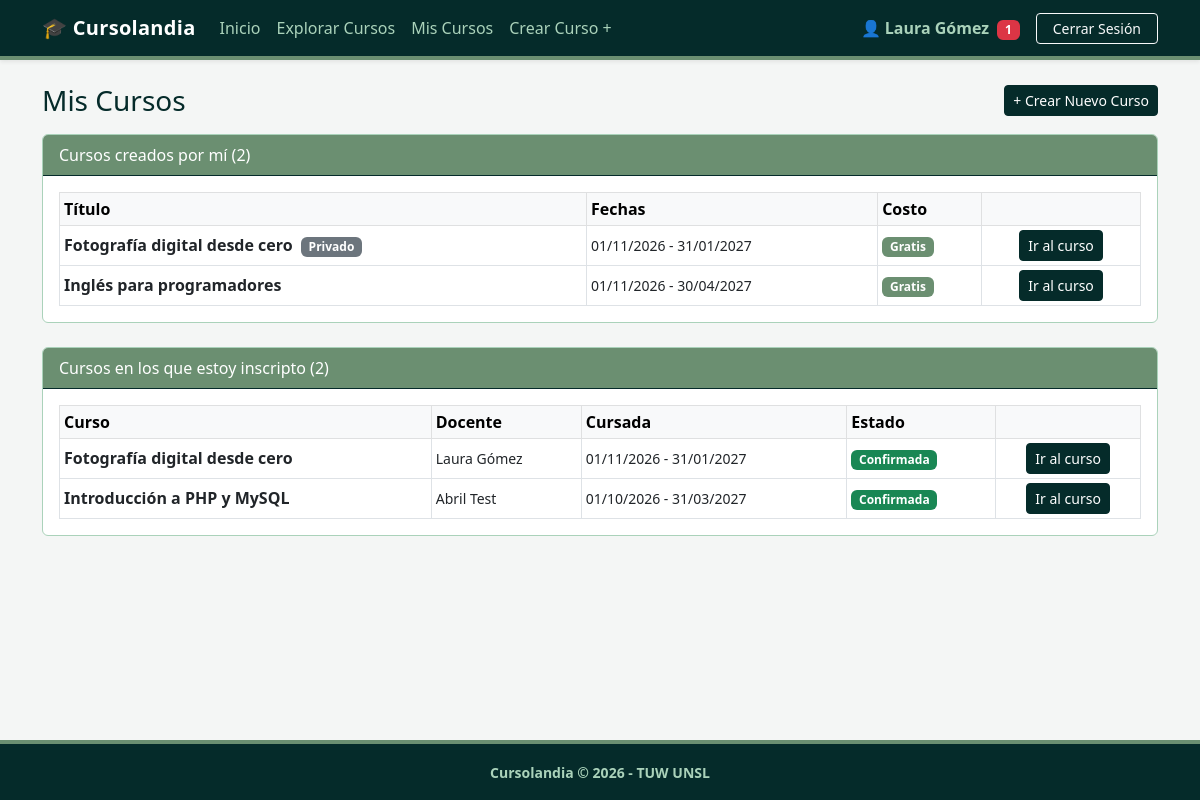
The app's page /index.php?action=mis_cursos (signed in) with its own data.
### tables this page shows
CREATE TABLE `cursos` (
  `id` int(10) UNSIGNED NOT NULL,
  `creador_id` int(10) UNSIGNED NOT NULL,
  `titulo` varchar(150) NOT NULL,
  `descripcion` text NOT NULL,
  `costo` decimal(10,2) NOT NULL DEFAULT 0.00,
  `cupo` smallint(5) UNSIGNED DEFAULT NULL,
  `es_publico` tinyint(1) NOT NULL DEFAULT 1,
  `fecha_inicio` date NOT NULL,
  `fecha_fin` date NOT NULL,
  `fecha_creacion` datetime NOT NULL DEFAULT current_timestamp()
);

CREATE TABLE `inscripciones` (
  `id` int(10) UNSIGNED NOT NULL,
  `curso_id` int(10) UNSIGNED NOT NULL,
  `usuario_id` int(10) UNSIGNED NOT NULL,
  `estado` enum('pendiente','confirmada','rechazada') NOT NULL DEFAULT 'confirmada',
  `fecha_inscripcion` datetime NOT NULL DEFAULT current_timestamp()
);

CREATE TABLE `usuarios` (
  `id` int(10) UNSIGNED NOT NULL,
  `rol_id` tinyint(3) UNSIGNED NOT NULL DEFAULT 1,
  `plan_id` tinyint(3) UNSIGNED NOT NULL DEFAULT 1,
  `nombre` varchar(100) NOT NULL,
  `apellido` varchar(100) NOT NULL,
  `email` varchar(150) NOT NULL,
  `password_hash` varchar(255) NOT NULL,
  `antecedentes` text DEFAULT NULL,
  `imagen_perfil` varchar(255) DEFAULT NULL,
  `fecha_registro` datetime NOT NULL DEFAULT current_timestamp(),
  `plan_vence_en` date DEFAULT NULL
);

### app/controllers/PerfilController.php (called while the page is built, shortened)
<?php
require_once __DIR__ . '/../models/Curso.php';
require_once __DIR__ . '/../models/Inscripcion.php';
class PerfilController {
    public static function misCursos() {
        $usuarioId = $_SESSION['usuario_id'];
        $cursosCreados   = Curso::obtenerCursosCreados($usuarioId);
        $cursosInscripto = Inscripcion::obtenerCursosPorAlumno($usuarioId);
        require_once __DIR__ . '/../views/cursos/mis_cursos.php';
    }
}
?>

### app/models/Curso.php (called while the page is built, shortened)
<?php
class Curso {
    public static function obtenerCursosCreados($usuarioId) {
        $db = conectar();
        $sql = "SELECT c.* FROM cursos c WHERE c.creador_id = ? Order BY c.fecha_creacion DESC";
        $stmt = mysqli_prepare($db, $sql);
        mysqli_stmt_bind_param($stmt,"i", $usuarioId);
        mysqli_stmt_execute($stmt);
        $lista = mysqli_fetch_all(mysqli_stmt_get_result($stmt), MYSQLI_ASSOC);
        return $lista;
    }
}
?>

### app/models/Inscripcion.php (called while the page is built, shortened)
<?php
class Inscripcion {
    public static function obtenerCursosPorAlumno($usuarioId) {
        $db = conectar();
        $sql = "SELECT c.id, c.titulo, c.costo, c.fecha_inicio, c.fecha_fin, u.nombre AS creador_nombre,
                u.apellido AS creador_apellido, u.plan_id AS creador_plan, i.estado AS estado_inscripcion
                FROM inscripciones i JOIN cursos c ON i.curso_id = c.id JOIN usuarios u ON c.creador_id = u.id
                WHERE i.usuario_id = ?
                ORDER BY c.fecha_inicio DESC";
        $stmt = mysqli_prepare($db, $sql);
        mysqli_stmt_bind_param($stmt, "i", $usuarioId);
        mysqli_stmt_execute($stmt);
        $lista = mysqli_fetch_all(mysqli_stmt_get_result($stmt), MYSQLI_ASSOC);
        return $lista;
    }
}
?>

### app/views/cursos/mis_cursos.php (the view, shortened to what this page needs)
<?php
require_once __DIR__ . '/../layouts/header.php';
?>
<div class="d-flex justify-content-between align-items-center mb-3">
    <h3 class="text-evergreen mb-0">Mis Cursos</h3>
    <a href="index.php?action=crear_curso" class="btn btn-evergreen btn-sm">+ Crear Nuevo Curso</a>
</div>
<div class="card card-cursolandia mb-4">
    <div class="card-header card-header-cursolandia">
        Cursos creados por mí (<?= count($cursosCreados) ?>)
    </div>
    <div class="card-body">
        <?php if (empty($cursosCreados)): ?>
            <p class="text-muted mb-0">Aún no has creado ningún curso.</p>
        <?php else: ?>
            <div class="table-responsive">
                <table class="table table-bordered table-sm align-middle mb-0">
                    <thead class="table-light">
                        <tr>
                            <th>Título</th>
                            <th>Fechas</th>
                            <th>Costo</th>
                            <th></th>
                        </tr>
                    </thead>
                    <tbody>
                        <?php foreach ($cursosCreados as $c): ?>
                            <tr>
                                <td>
                                    <strong><?= htmlspecialchars($c['titulo']) ?></strong>
                                    <?php if ($c['es_publico'] == 0): ?>
                                        <span class="badge bg-secondary ms-1">Privado</span>
                                    <?php endif; ?>
                                </td>
                                <td class="small">
                                    <div>
                                        <?= date('d/m/Y', strtotime($c['fecha_inicio'])) ?> -
                                        <?= date('d/m/Y', strtotime($c['fecha_fin'])) ?>
                                    </div>
                                </td>
                                <td>
                                    <?= $c['costo'] > 0 ? '$ ' . number_format($c['costo'], 0, ',', '.') : '<span class="badge badge-gratis">Gratis</span>' ?>
                                </td>
                                <td class="text-center">
                                    <a href="index.php?action=detalle_curso&id=<?= $c['id'] ?>" class="btn btn-sm btn-evergreen">
                                        Ir al curso
                                    </a>
                                </td>
                            </tr>
                        <?php endforeach; ?>
                    </tbody>
                </table>
            </div>
        <?php endif; ?>
    </div>
</div>
<div class="card card-cursolandia mb-4">
    <div class="card-header card-header-cursolandia">
        Cursos en los que estoy inscripto (<?= count($cursosInscripto) ?>)
    </div>
    <div class="card-body">
        <?php if (empty($cursosInscripto)): ?>
            <p class="text-muted mb-0">
                Todavía no te inscribiste a ningún curso. <a href="index.php?action=catalogo" class="link-cursolandia">Explorar catálogo</a>
            </p>
        <?php else: ?>
            <div class="table-responsive">
                <table class="table table-bordered table-sm align-middle mb-0">
                    <thead class="table-light">
                        <tr>
                            <th>Curso</th>
                            <th>Docente</th>
                            <th>Cursada</th>
                            <th>Estado</th>
                            <th></th>
                        </tr>
                    </thead>
                    <tbody>
                        <?php foreach ($cursosInscripto as $ins): ?>
                            <tr>
                                <td><strong><?= htmlspecialchars($ins['titulo']) ?></strong></td>
                                <td class="small"><?= htmlspecialchars($ins['creador_nombre'] . ' ' . $ins['creador_apellido']) ?></td>
                                <td class="small">
                                    <?= date('d/m/Y', strtotime($ins['fecha_inicio'])) ?> - <?= date('d/m/Y', strtotime($ins['fecha_fin'])) ?>
                                </td>
                                <td>
                                    <?php if ($ins['estado_inscripcion'] === 'confirmada'): ?>
                                        <span class="badge bg-success">Confirmada</span>
                                    <?php elseif ($ins['estado_inscripcion'] === 'pendiente'): ?>
                                        <span class="badge bg-warning text-dark">Pendiente</span>
                                    <?php else: ?>
                                        <span class="badge bg-danger">Rechazada</span>
                                    <?php endif; ?>
                                </td>
                                <td class="text-center">
                                    <a href="index.php?action=detalle_curso&id=<?= $ins['id'] ?>" class="btn btn-sm btn-evergreen">
                                        Ir al curso
                                    </a>
                                </td>
                            </tr>
                        <?php endforeach; ?>
                    </tbody>
                </table>
            </div>
        <?php endif; ?>
    </div>
</div>
<?php require_once __DIR__ . '/../layouts/footer.php'; ?>

### public/css/style.css (style rules this page uses)
:root { --color-evergreen: #052B2A; --color-olive: #6B8F71; --color-celadon: #AAD2BA; --color-mint: #B9F5D8; --color-fondo: #F4F6F5; }
body.bg-cursolandia { background-color: var(--color-fondo); color: var(--color-evergreen); }
.btn-evergreen { background-color: var(--color-evergreen); border-color: var(--color-evergreen); color: #FFFFFF; transition: all 0.2s ease; }
.badge-gratis { background-color: var(--color-olive); color: #FFFFFF; }
.card-cursolandia { background-color: #FFFFFF; border: 1px solid var(--color-celadon); }
.card-header-cursolandia { background-color: var(--color-olive); color: #FFFFFF; border-bottom: 1px solid var(--color-evergreen); }
.text-evergreen { color: var(--color-evergreen) !important; }

### records on screen
cursos: titulo "Fotografía digital desde cero", es_publico "Privado", fecha_inicio "01/11/2026", fecha_fin "31/01/2027", costo "Gratis"
cursos: titulo "Inglés para programadores", fecha_inicio "01/11/2026", fecha_fin "30/04/2027", costo "Gratis"
inscripciones: curso.titulo "Fotografía digital desde cero", usuario.apellido "Laura Gómez", curso.fecha_inicio "01/11/2026", curso.fecha_fin "31/01/2027", estado "Confirmada"
inscripciones: curso.titulo "Introducción a PHP y MySQL", usuarios.nombre+apellido "Abril Test", curso.fecha_inicio "01/10/2026", curso.fecha_fin "31/03/2027", estado "Confirmada"

### other values on screen
$_SESSION['usuario_nom'] "Laura Gómez"
$noLeidas "1"
count($cursosCreados) "2"
count($cursosInscripto) "2"
